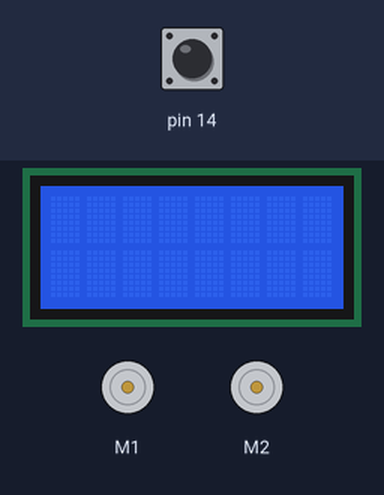
The sketch below on a simulated Arduino Leonardo, built with avr-gcc and run on an emulated ATmega32U4. On the bench: 8×2 character LCD, 2 × DC motor (green arrow = forward, orange = backward, longer = faster). The test bench sets the inputs (shaded band); at power-on: pin 14 HIGH.

Above: at 1.2 s.
1.3 s: pin 14 pulled LOW for 0.15 s
At 1.9 s:
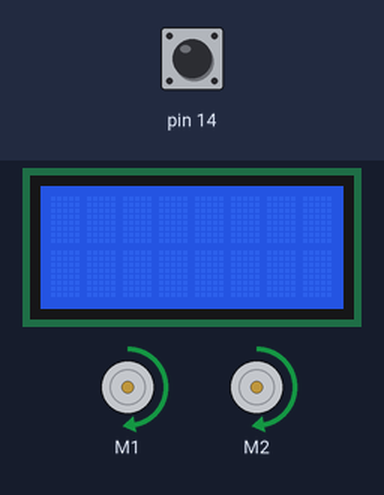
4.4 s: pin 14 pulled LOW for 1 s
At 5.9 s:
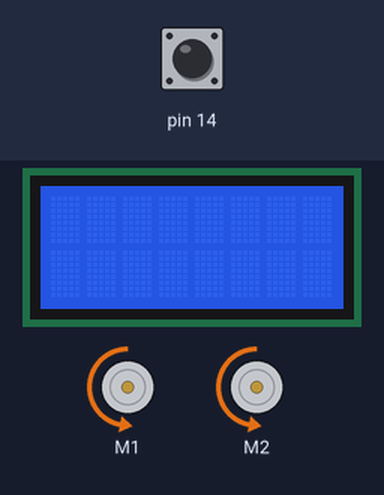
6.0 s: pin 14 pulled LOW for 3.2 s
At 8.27 s:
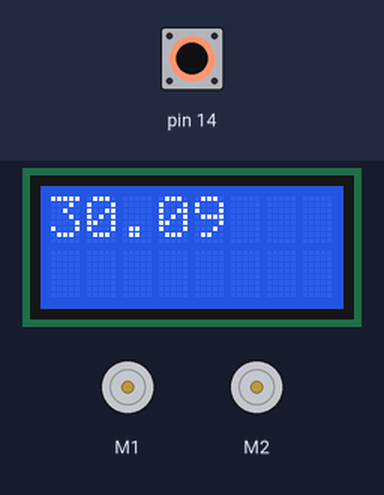
Timing chart, 0 to 11.2 s (numbered marks = the images above; inputs shaded):
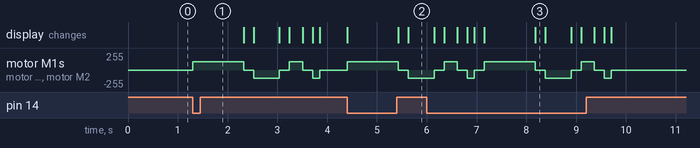

Measured:
- after the input at 1.3 s, motor M1, motor M2: stopped → forward 127/255 at once, → stopped 1.0 s later, → backward 127/255 0.20 s later, → stopped 0.52 s later, … (8 changes in this stretch)
- after the input at 4.4 s, motor M1, motor M2: stopped → forward 127/255 at once, → stopped 1.0 s later, → backward 127/255 0.20 s later; the display: changes at once (image 2)

The sketch:

Encoders.ino
```cpp
#include <Wire.h>
#include <Zumo32U4.h>

Zumo32U4LCD lcd;
Zumo32U4ButtonA buttonA;
Zumo32U4Encoders encoders;
Zumo32U4Motors motors;

double TICKS_TO_DIST = 0.013614; //tiks to cm

void setup() {
  // put your setup code here, to run once:
  lcd.clear();
  encoders.init();
}

void driveTo(double distance, double motorSpeed){
    double isBackward = false;
    double currTicks = 0;
    double currDist = 0;
    double targetTicks = distance / TICKS_TO_DIST;

    if(motorSpeed < 0){
      isBackward = true;
    }

    motors.setSpeeds(motorSpeed, motorSpeed);

    while(abs(currTicks) < targetTicks){
      currTicks += (encoders.getCountsAndResetLeft() + encoders.getCountsAndResetRight())/2;
      currDist = currTicks * TICKS_TO_DIST;
      lcd.clear();

      delay(2);
    }

    motors.setSpeeds(0, 0);
    //lcd.clear();
    lcd.print(currDist);
    delay(200);
    /*lcd.print("target reached!");

    for(int i = 0; i < 16; i++){
      lcd.scrollDisplayLeft();
      delay(150);
    }*/
}

void loop() {
  // put your main code here, to run repeatedly:
  bool isPressed = buttonA.isPressed();

  if(isPressed){
      driveTo(30, 200);  //30 cm forwards
      driveTo(15, -200); //15 cm backwards
      driveTo(7.5, 200); //7.5 cm forwards
      driveTo(3.75, -200); //3.75 cm backwards

  }
}
```
